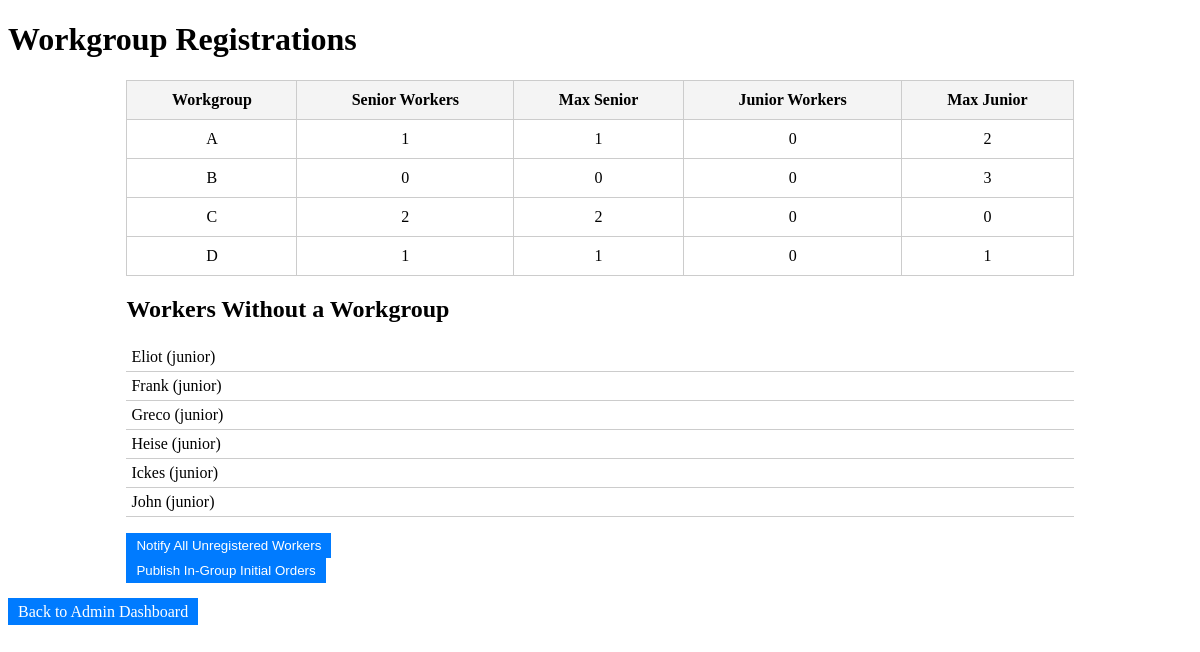
Screenshot of /admin/workgroup_registrations (signed in) with the database file from the repository.
### models.py (models this page shows, shortened)
class Workgroup(db.Model):
    id = db.Column(db.Integer, primary_key=True)
    name = db.Column(db.String(50), nullable=False)  # e.g., "Group A"
    max_senior_workers = db.Column(db.Integer, nullable=False)  # Max senior workers allowed
    max_junior_workers = db.Column(db.Integer, nullable=False)  # Max junior workers allowed
    intervals = db.relationship('Interval', backref='workgroup', lazy=True)  # Intervals for this group
    schedules = db.relationship('Schedule', backref='workgroup', lazy=True)  # Schedules for this group

class Worker(db.Model, UserMixin):
    id = db.Column(db.Integer, primary_key=True, autoincrement=False)
    name = db.Column(db.String(100), nullable=False)
    role = db.Column(db.String(20), default='worker')
    type = db.Column(db.String(10), nullable=False)
    initial_order = db.Column(db.Integer, nullable=False)
    points = db.Column(db.Integer, default=0)
    traded_points = db.Column(db.Integer, default=0)
    password_hash = db.Column(db.String(128), nullable=False)
    schedules = db.relationship('Schedule', backref='worker', lazy=True)
    sequences = db.relationship('WorkerSequence', back_populates='worker', lazy=True)

### routes.py (the view)
    @login_required
    def wrapper(*args, **kwargs):
        if current_user.role != 'admin':
            flash('Access denied: Admins only.')
            return redirect(url_for('main.index'))
        return func(*args, **kwargs)

### app.py (called while the page is built)
@login_manager.user_loader
def load_user(user_id):
    from models import Admin, Worker
    admin = db.session.get(Admin, int(user_id))  # Updated to Session.get
    if admin:
        return admin
    worker = db.session.get(Worker, int(user_id))  # Updated to Session.get
    if worker:
        return worker
    return None

### routes.py (called while the page is built)
def admin_required(func):
    @login_required
    def wrapper(*args, **kwargs):
        if current_user.role != 'admin':
            flash('Access denied: Admins only.')
            return redirect(url_for('main.index'))
        return func(*args, **kwargs)
    wrapper.__name__ = func.__name__
    return wrapper

### templates/admin/workgroup_registrations.html (shortened to what this page needs)
<!DOCTYPE html>
<html lang="en">
<head>
</head>
<body>
    <h1>Workgroup Registrations</h1>
    <table>
        <thead>
            <tr>
                <th>Workgroup</th>
                <th>Senior Workers</th>
                <th>Max Senior</th>
                <th>Junior Workers</th>
                <th>Max Junior</th>
            </tr>
        </thead>
        <tbody>
            {% for wg_id, data in registrations.items() %}
            <tr>
                <td>{{ data['name'] }}</td>
                <td>{{ data['senior'] }}</td>
                <td>{{ data['max_senior'] }}</td>
                <td>{{ data['junior'] }}</td>
                <td>{{ data['max_junior'] }}</td>
            </tr>
            {% endfor %}
        </tbody>
    </table>
    <div class="worker-list">
        <h2>Workers Without a Workgroup</h2>
        {% if workers_without_sequence %}
        <ul>
            {% for worker in workers_without_sequence %}
            <li>{{ worker.name }} ({{ worker.type }})</li>
            {% endfor %}
        </ul>
        <form method="post" action="{{ url_for('main.notify_unregistered_workers') }}">
            <button type="submit">Notify All Unregistered Workers</button>
        </form>
        {% else %}
        <p>All workers have registered for a workgroup.</p>
        {% endif %}
        <form method="post" action="{{ url_for('main.publish_in_group_initial_order') }}">
            <button type="submit">Publish In-Group Initial Orders</button>
        </form>
    </div>
    <a href="{{ url_for('main.admin_dashboard') }}">Back to Admin Dashboard</a>
</body>
</html>

### templates/admin/workgroup_registrations.html (style rules this page uses)
table { width: 80%; border-collapse: collapse; margin: 20px auto; }
th, td { padding: 10px; border: 1px solid #ccc; text-align: center; }
th { background-color: #f4f4f4; }
a, button { padding: 5px 10px; background-color: #007bff; color: white; text-decoration: none; border: none; cursor: pointer; }
.worker-list { margin: 20px auto; width: 80%; }
.worker-list ul { list-style-type: none; padding: 0; }
.worker-list li { padding: 5px; border-bottom: 1px solid #ccc; }

### rows the page displays
Workgroup: name "A", senior "1", max_senior "1", junior "0", max_junior "2"
Workgroup: name "B", senior "0", max_senior "0", junior "0", max_junior "3"
Workgroup: name "C", senior "2", max_senior "2", junior "0", max_junior "0"
Worker: name "Eliot", type "junior"
Worker: name "Frank", type "junior"
Worker: name "Greco", type "junior"
Worker: name "Heise", type "junior"
Worker: name "Ickes", type "junior"
Worker: name "John", type "junior"

### other values shown
{{ data['name'] }} "D"
{{ data['senior'] }} "1"
{{ data['max_senior'] }} "1"
{{ data['junior'] }} "0"
{{ data['max_junior'] }} "1"
